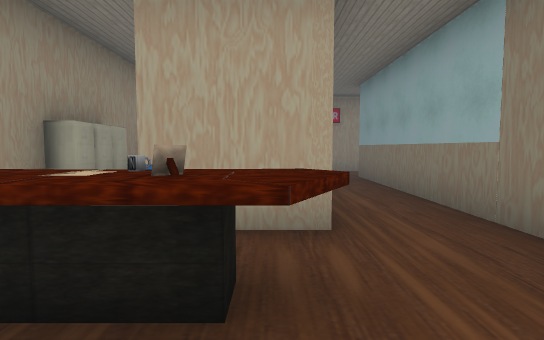
View 1 (above)

15 first-person views from a walk through a 3-D level made in the Unity game engine. The camera is 1.5 m above the floor, tilts 4° down and sees 80° across. The floor is counted in squares, 2 m on a side. Each view is taken from the middle of a square. On the plan, view 1 faces up. The plan holds only what a view shows up to about 11 squares ahead; the rest is blank. The player character is not drawn. Door leaves are left out, so doorways stand open.

View 2
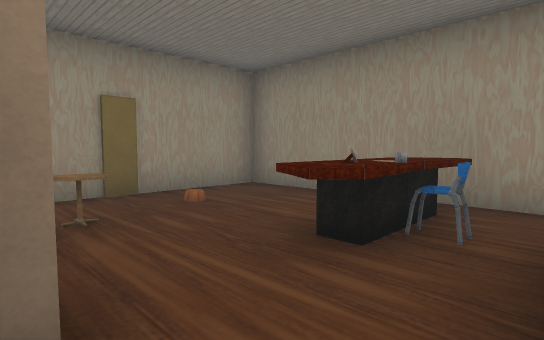

View 3
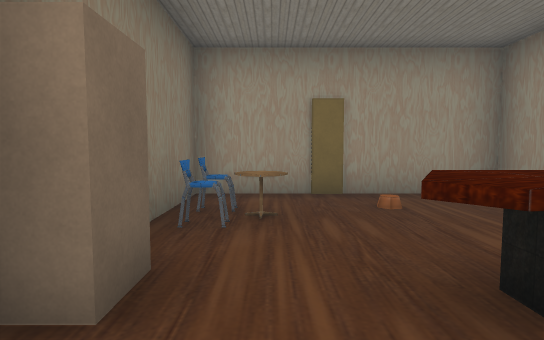

View 4
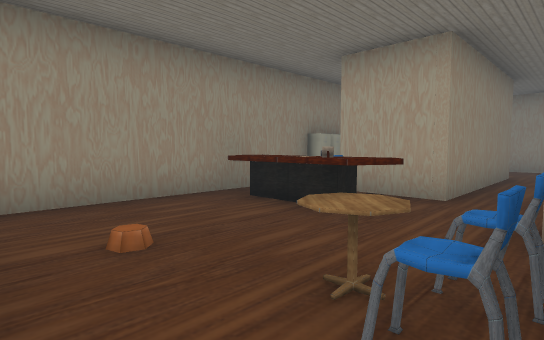

View 5
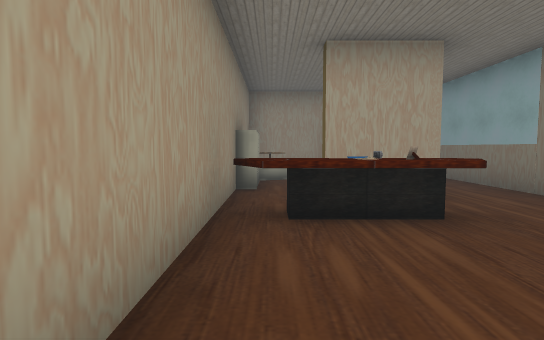

View 6
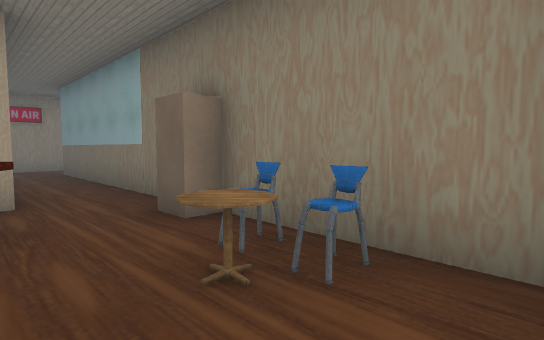

View 7
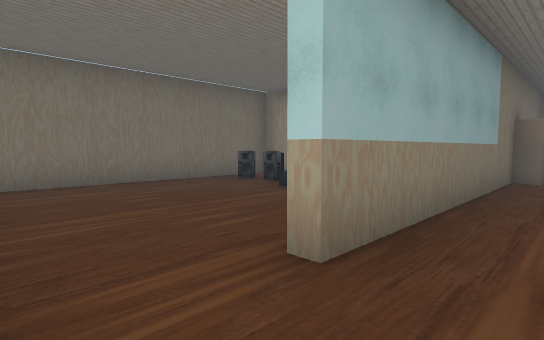

View 8
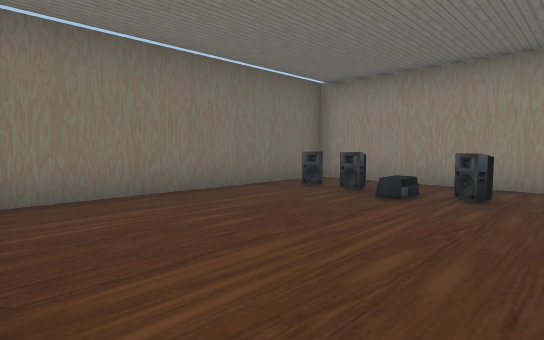

View 9
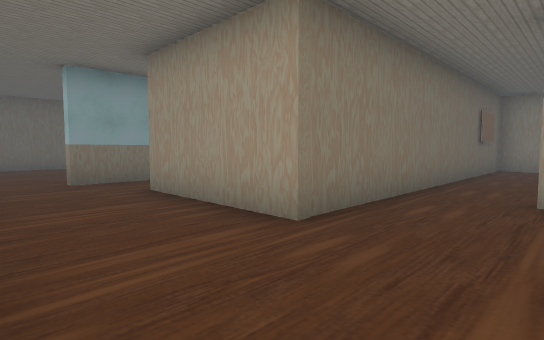

View 10
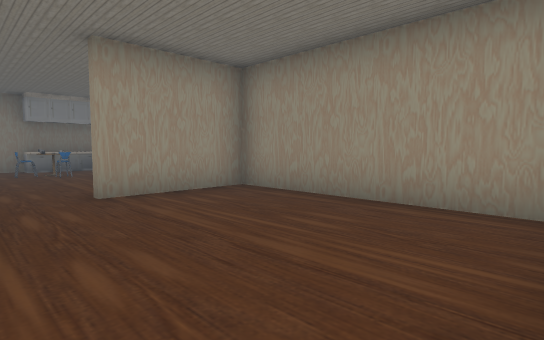

View 11
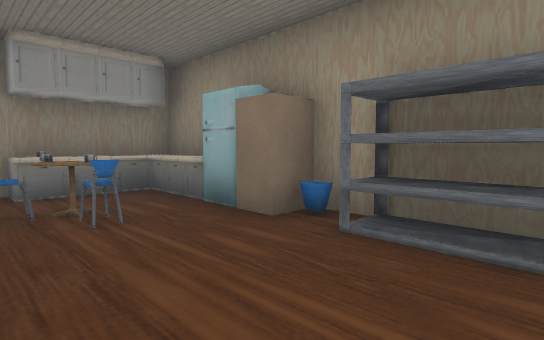

View 12
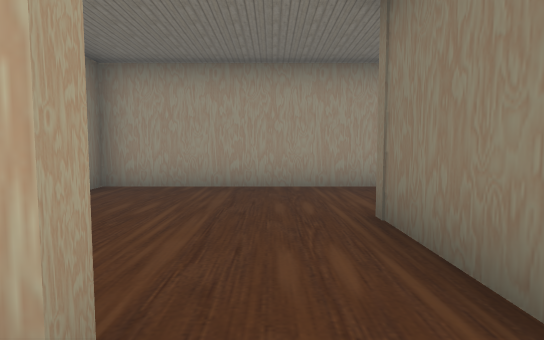

View 13
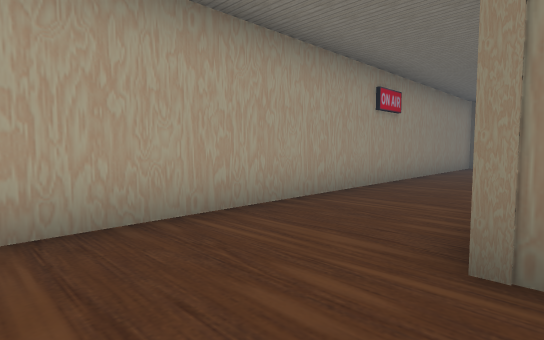

View 14
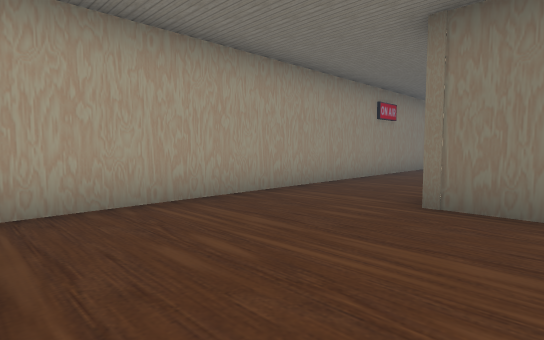

View 15
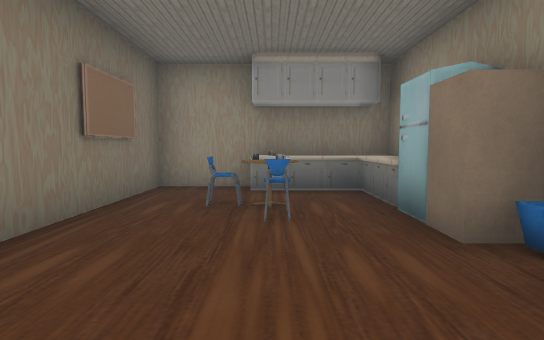

### Floor plan
Points are (right, up) in squares from view 1. A wall is a line through its corners. A room is listed if a view was taken in it or the views show most of it. See-through windows are left out.
Room 1 (views 1, 2, 4, 5, 6)
walls: (2.2, 0.4) (2.2, 1) (1.7, 1) (1.7, 1.7) (2.2, 1.7) (2.2, 3.4); (0.5, 2.9) (-1.2, 2.9); (-2.9, -2.2) (2.2, -2.2) (2.2, -1.4); (-2.6, 3.9) (-2.6, -2.2)
ways out: opening at (1, 3) to room 2; open door at (-1.5, 3) to room 2
objects: other object (-2, 1) to (0, 2); other object (-1, 2); other object (1, -1); other object (2, -1); other object (2, 0)
Room 2 (views 3, 7, 9, 10, 13, 14)
walls: (-2.6, 6.5) (-2.6, 5.9); (-0.5, 7.3) (-1.5, 7.3); (-2.8, 5) (-2.8, 7.5) (-0.5, 7.5); (2.5, 10.2) (-7.2, 10.2) (-7.2, 4.9) (-4.5, 4.9); (0.5, 3.5) (0.5, 2.9); (2.2, 3.4) (2.2, 8.3) (2.6, 8.3)
ways out: opening at (1, 3) to room 1; open door at (-1.5, 3) to room 1; opening at (2, 9.5) to room 3; open door at (-3.5, 5) to room 4
objects: other object (-2, 4); other object (-2, 5); other object (-2, 6); other object (-2, 7)
Room 3 (view 8)
walls: (7.5, 10.2) (2.5, 10.2); (3.5, 3.2) (8, 3.2) (8, 9.6)
ways out: opening at (2, 9.5) to room 2
objects: other object (4, 5); other object (5, 5); other object (6, 5); other object (7, 5)
Room 4 (views 11, 12, 15)
walls: (-7.3, 1.5) (-6.5, 1.5) (-6.5, 0.9); (-4.4, -2.2) (-2.9, -2.2); (-2.8, -2.2) (-2.8, 5)
ways out: open door at (-3.5, 5) to room 2
objects: other object (-7, -2) to (-6, -1); other object (-7, 0); other object (-7, 2); other object (-7, 3); other object (-5, -2); other object (-5, 0); other object (-5, 1); other object (-4, 1)

Where each view was taken, in squares from view 1:
view 1: 0 up, 0 right, facing up
view 2: 3 up, 2 right, facing down-left
view 3: 3 up, 1 right, facing down
view 4: 2 down, 2 right, facing up-left
view 5: 2 down, 2 left, facing up
view 6: 2 down, 0 right, facing up-right
view 7: 10 up, 1 right, facing down-right
view 8: 10 up, 3 right, facing down-right
view 9: 10 up, 5 left, facing down-right
view 10: 10 up, 3 left, facing down-left
view 11: 4 up, 4 left, facing down-left
view 12: 4 up, 4 left, facing up
view 13: 7 up, 5 left, facing up-right
view 14: 6 up, 7 left, facing up-right
view 15: 4 up, 5 left, facing down
